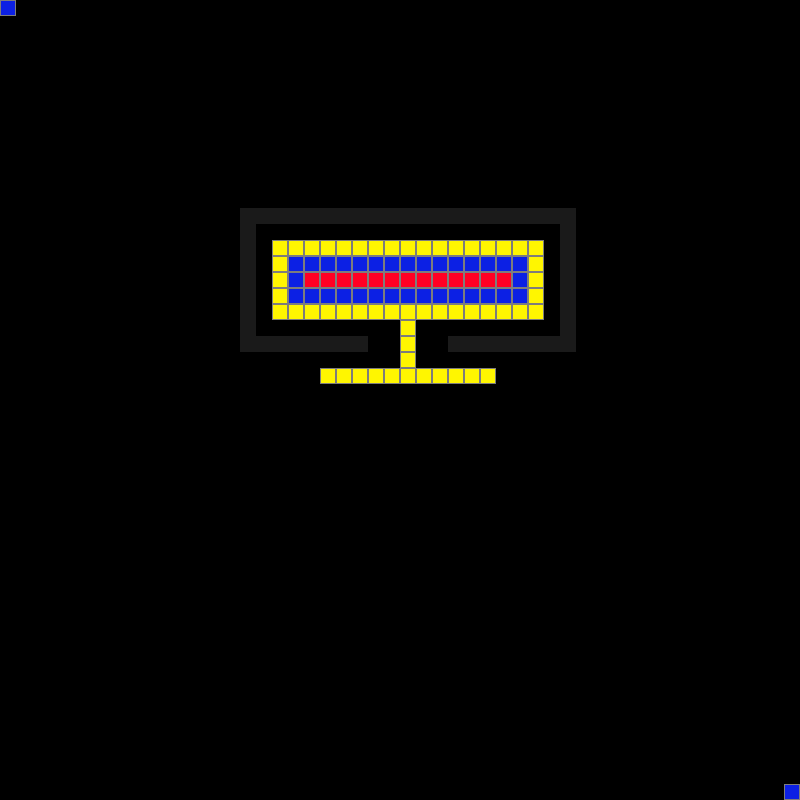

Tiled map render using the project's own tile images. Description and the map definition, with tile-layer contents summarised, below:
An orthogonal 50x50 tile map with 16x16 px tiles, 1 tile layer (Tile Layer 1) and 1 object.

<map version="1.0" orientation="orthogonal" width="50" height="50" tilewidth="16" tileheight="16">
 <tileset firstgid="1" name="Simple" tilewidth="16" tileheight="16">
  <image source="simpleAtlas.png" width="128" height="128" />
 </tileset>
 <layer name="Tile Layer 1" width="50" height="50">
  <data>[2500 cells, 152 non-empty, 4 distinct tile ids]</data>
 </layer>
 <objectgroup name="Object Layer 1" width="50" height="50">
  <object x="408" y="216">
   <polyline points="0,0 16,0 32,0 48,0 64,0 80,0 96,0 112,0 128,0 144,0 160,0 160,16 160,32 160,48 160,64 160,80 160,96 160,112 160,128 144,128 128,128 112,128 96,128 80,128 64,128 48,128 64,128 80,128 96,128 112,128 128,128 144,128 160,128 160,112 160,96 160,80 160,64 160,48 160,32 160,16 160,0 144,0 128,0 112,0 96,0 80,0 64,0 48,0 32,0 16,0 0,0 -16,0 -32,0 -48,0 -64,0 -80,0 -96,0 -112,0 -128,0 -144,0 -160,0 -160,16 -160,32 -160,48 -160,64 -160,80 -160,96 -160,112 -160,128 -144,128 -128,128 -112,128 -96,128 -80,128 -64,128 -48,128 -64,128 -80,128 -96,128 -112,128 -128,128 -144,128 -160,128 -160,112 -160,96 -160,80 -160,64 -160,48 -160,32 -160,16 -160,0 -144,0 -128,0 -112,0 -96,0 -80,0 -64,0 -48,0 -32,0 -16,0 0,0" />
  </object>
 </objectgroup>
</map>
